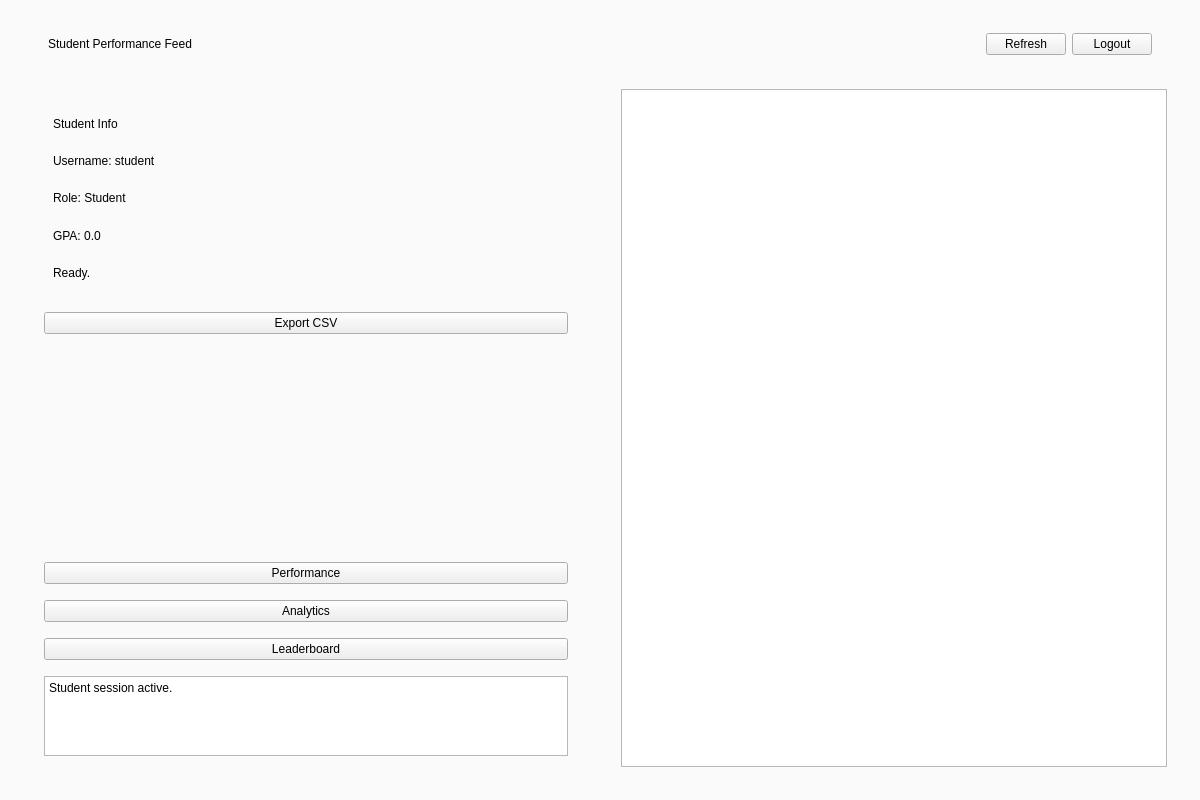
<?xml version="1.0" encoding="UTF-8"?>
<ui version="4.0">
 <class>StudentWindow</class>
 <widget class="QMainWindow" name="StudentWindow">
  <property name="geometry"><rect><x>0</x><y>0</y><width>1200</width><height>800</height></rect></property>
  <property name="minimumSize"><size><width>1024</width><height>700</height></size></property>
  <property name="windowTitle"><string>SPA - Student Dashboard</string></property>
  <widget class="QWidget" name="centralwidget">
   <property name="styleSheet"><string>QWidget#centralwidget { background-color: #FAFAFA; }</string></property>
   <layout class="QVBoxLayout" name="mainLayout">
    <property name="spacing"><number>16</number></property>
    <property name="leftMargin"><number>24</number></property>
    <property name="topMargin"><number>24</number></property>
    <property name="rightMargin"><number>24</number></property>
    <property name="bottomMargin"><number>24</number></property>
    <item>
     <widget class="QFrame" name="headerFrame">
      <layout class="QHBoxLayout" name="headerLayout">
       <property name="leftMargin"><number>24</number></property>
       <property name="rightMargin"><number>24</number></property>
       <item><widget class="QLabel" name="appTitle"><property name="text"><string>Student Performance Feed</string></property></widget></item>
       <item><spacer name="topSpacer"><property name="orientation"><enum>Qt::Orientation::Horizontal</enum></property><property name="sizeHint"><size><width>40</width><height>20</height></size></property></spacer></item>
       <item><widget class="QPushButton" name="refreshButton"><property name="text"><string>Refresh</string></property></widget></item>
       <item><widget class="QPushButton" name="logoutButton"><property name="text"><string>Logout</string></property></widget></item>
      </layout>
     </widget>
    </item>
    <item>
     <layout class="QHBoxLayout" name="contentLayout">
      <property name="spacing"><number>24</number></property>
      <item stretch="1">
       <widget class="QFrame" name="leftPanel">
        <layout class="QVBoxLayout" name="leftLayout">
         <property name="spacing"><number>16</number></property>
         <property name="leftMargin"><number>20</number></property>
         <property name="topMargin"><number>20</number></property>
         <property name="rightMargin"><number>20</number></property>
         <property name="bottomMargin"><number>20</number></property>
         
         <item>
          <widget class="QFrame" name="profileFrame">
           <layout class="QVBoxLayout" name="profileLayout">
            <property name="spacing"><number>8</number></property>
            <item><widget class="QLabel" name="profileTitle"><property name="text"><string>Student Info</string></property></widget></item>
            <item><widget class="QLabel" name="usernameLabel"><property name="text"><string>Username: student</string></property></widget></item>
            <item><widget class="QLabel" name="roleLabel"><property name="text"><string>Role: Student</string></property></widget></item>
            <item><widget class="QLabel" name="gpaLabel"><property name="text"><string>GPA: 0.0</string></property><property name="wordWrap"><bool>true</bool></property></widget></item>
            <item><widget class="QLabel" name="statusLabel"><property name="text"><string>Ready.</string></property></widget></item>
           </layout>
          </widget>
         </item>
         <item>
          <widget class="QPushButton" name="exportButton">
           <property name="text"><string>Export CSV</string></property>
           <property name="objectName"><string>secondary_btn</string></property>
          </widget>
         </item>
         <item>
          <widget class="QFrame" name="navDivider"/>
         </item>
         <item>
          <widget class="QPushButton" name="btnPerformance">
           <property name="text"><string>Performance</string></property>
           <property name="objectName"><string>nav_btn</string></property>
          </widget>
         </item>
         <item>
          <widget class="QPushButton" name="btnAnalytics">
           <property name="text"><string>Analytics</string></property>
           <property name="objectName"><string>nav_btn</string></property>
          </widget>
         </item>
         <item>
          <widget class="QPushButton" name="btnLeaderboard">
           <property name="text"><string>Leaderboard</string></property>
           <property name="objectName"><string>nav_btn</string></property>
          </widget>
         </item>
         <item>
          <widget class="QTextEdit" name="terminalOutput">
           <property name="readOnly"><bool>true</bool></property>
           <property name="plainText"><string>Student session active.</string></property>
           <property name="maximumSize"><size><width>16777215</width><height>80</height></size></property>
          </widget>
         </item>
        </layout>
       </widget>
      </item>
      <item stretch="4">
       <widget class="QStackedWidget" name="contentStack">
        <widget class="QWidget" name="performanceTab">
         <layout class="QVBoxLayout" name="performanceLayout">
          <item><widget class="QTableWidget" name="marksTable"/></item>
         </layout>
        </widget>
        <widget class="QWidget" name="analyticsTab">
         <layout class="QVBoxLayout" name="analyticsLayout">
          <item><widget class="QTableWidget" name="analyticsTable"/></item>
         </layout>
        </widget>
        <widget class="QWidget" name="leaderboardTab">
         <layout class="QVBoxLayout" name="leaderboardLayout">
          <item><widget class="QTableWidget" name="leaderboardTable"/></item>
         </layout>
        </widget>
       </widget>
      </item>
     </layout>
    </item>
   </layout>
  </widget>
 </widget>
 <resources/>
 <connections/>
</ui>
